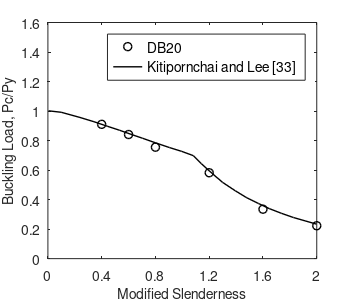

MATLAB code to generate this figure:
%% plot Pc/PY vs Lambda
hfig=figure;
Kitipornchai = csvread('Kitipornchai.csv');
x=      [0.4 0.6   0.8   1.2   1.6   2.0];
y=     [0.91 0.841 0.755 0.582 0.335 0.223];
plot(x,y,'ko','LineWidth',1)
hold on
plot(Kitipornchai(:,1),Kitipornchai(:,2),'k-','LineWidth',1)
xlim([0 2.0])
ylim([0 1.6])
set(gca,'YTick',(0:0.2:1.6))
set(gca,'XTick',(0:0.4:2.0))
set(gca,'FontSize',10)
xlabel('Modified Slenderness','FontSize',10) 
ylabel('Buckling Load, Pc/Py','FontSize',10)
legend({'DB20','Kitipornchai and Lee [33]'},'FontSize',10)
legend('Location','northeast')

% save figure
figWidth=3.5;
figHeight=3;
set(hfig,'PaperUnits','inches');
set(hfig,'PaperPosition',[0 0 figWidth figHeight]);
fileout=('test2DB.');
print(hfig,[fileout,'tif'],'-r800','-dtiff');